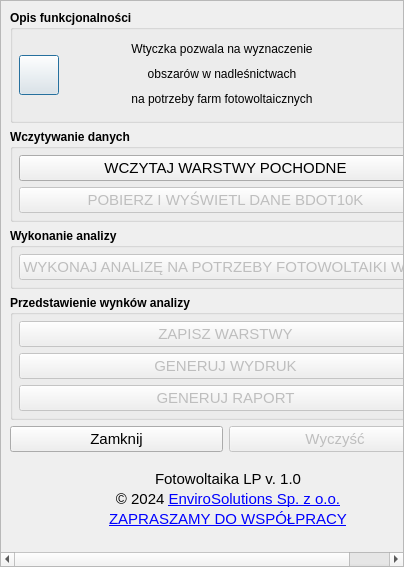
<?xml version="1.0" encoding="UTF-8"?>
<ui version="4.0">
 <class>FotowoltaikaDialogBase</class>
 <widget class="QDialog" name="FotowoltaikaDialogBase">
  <property name="enabled">
   <bool>true</bool>
  </property>
  <property name="geometry">
   <rect>
    <x>0</x>
    <y>0</y>
    <width>404</width>
    <height>567</height>
   </rect>
  </property>
  <property name="windowTitle">
   <string>Fotowoltaika LP</string>
  </property>
  <property name="windowIcon">
   <iconset>
    <normaloff>:/plugins/photovoltaics_LP/icons/fotowoltaika.png</normaloff>:/plugins/photovoltaics_LP/icons/fotowoltaika.png</iconset>
  </property>
  <layout class="QGridLayout" name="gridLayout_3">
   <property name="leftMargin">
    <number>0</number>
   </property>
   <property name="topMargin">
    <number>0</number>
   </property>
   <property name="rightMargin">
    <number>0</number>
   </property>
   <property name="bottomMargin">
    <number>0</number>
   </property>
   <item row="0" column="0">
    <widget class="QScrollArea" name="scrollArea">
     <property name="widgetResizable">
      <bool>true</bool>
     </property>
     <widget class="QWidget" name="scrollAreaWidgetContents">
      <property name="geometry">
       <rect>
        <x>0</x>
        <y>0</y>
        <width>402</width>
        <height>565</height>
       </rect>
      </property>
      <layout class="QVBoxLayout" name="verticalLayout_5">
       <item>
        <widget class="QGroupBox" name="functionalDescriptionGB">
         <property name="font">
          <font>
           <weight>75</weight>
           <bold>true</bold>
          </font>
         </property>
         <property name="title">
          <string>Opis funkcjonalności </string>
         </property>
         <layout class="QHBoxLayout" name="horizontalLayout">
          <property name="spacing">
           <number>0</number>
          </property>
          <property name="leftMargin">
           <number>6</number>
          </property>
          <property name="topMargin">
           <number>6</number>
          </property>
          <property name="rightMargin">
           <number>6</number>
          </property>
          <property name="bottomMargin">
           <number>6</number>
          </property>
          <item>
           <widget class="QPushButton" name="helpBtn">
            <property name="maximumSize">
             <size>
              <width>40</width>
              <height>40</height>
             </size>
            </property>
            <property name="autoFillBackground">
             <bool>true</bool>
            </property>
            <property name="icon">
             <iconset>
              <normaloff>icons/help.png</normaloff>icons/help.png</iconset>
            </property>
            <property name="iconSize">
             <size>
              <width>35</width>
              <height>35</height>
             </size>
            </property>
           </widget>
          </item>
          <item>
           <layout class="QHBoxLayout" name="horizontalLayout_5">
            <property name="spacing">
             <number>4</number>
            </property>
            <property name="leftMargin">
             <number>2</number>
            </property>
            <property name="topMargin">
             <number>2</number>
            </property>
            <property name="rightMargin">
             <number>4</number>
            </property>
            <property name="bottomMargin">
             <number>5</number>
            </property>
            <item>
             <layout class="QGridLayout" name="gridLayout_9">
              <item row="2" column="0">
               <widget class="QLabel" name="label_61">
                <property name="font">
                 <font>
                  <weight>50</weight>
                  <bold>false</bold>
                 </font>
                </property>
                <property name="text">
                 <string>na potrzeby farm fotowoltaicznych</string>
                </property>
                <property name="alignment">
                 <set>Qt::AlignCenter</set>
                </property>
               </widget>
              </item>
              <item row="1" column="0">
               <widget class="QLabel" name="label_62">
                <property name="font">
                 <font>
                  <weight>50</weight>
                  <bold>false</bold>
                 </font>
                </property>
                <property name="text">
                 <string>obszarów w nadleśnictwach</string>
                </property>
                <property name="alignment">
                 <set>Qt::AlignCenter</set>
                </property>
               </widget>
              </item>
              <item row="0" column="0">
               <widget class="QLabel" name="label_63">
                <property name="font">
                 <font>
                  <weight>50</weight>
                  <bold>false</bold>
                 </font>
                </property>
                <property name="text">
                 <string>Wtyczka pozwala na wyznaczenie</string>
                </property>
                <property name="alignment">
                 <set>Qt::AlignCenter</set>
                </property>
               </widget>
              </item>
             </layout>
            </item>
           </layout>
          </item>
          <item>
           <widget class="QLabel" name="label_6">
            <property name="maximumSize">
             <size>
              <width>45</width>
              <height>45</height>
             </size>
            </property>
            <property name="text">
             <string/>
            </property>
            <property name="pixmap">
             <pixmap>icons/fotowoltaika.png</pixmap>
            </property>
            <property name="scaledContents">
             <bool>true</bool>
            </property>
            <property name="margin">
             <number>2</number>
            </property>
           </widget>
          </item>
         </layout>
        </widget>
       </item>
       <item>
        <widget class="QGroupBox" name="selectionLayersGB">
         <property name="sizePolicy">
          <sizepolicy hsizetype="Preferred" vsizetype="Maximum">
           <horstretch>0</horstretch>
           <verstretch>0</verstretch>
          </sizepolicy>
         </property>
         <property name="font">
          <font>
           <weight>75</weight>
           <bold>true</bold>
          </font>
         </property>
         <property name="title">
          <string>Wczytywanie danych</string>
         </property>
         <layout class="QVBoxLayout" name="verticalLayout">
          <property name="leftMargin">
           <number>6</number>
          </property>
          <property name="topMargin">
           <number>6</number>
          </property>
          <property name="rightMargin">
           <number>6</number>
          </property>
          <property name="bottomMargin">
           <number>6</number>
          </property>
          <item>
           <widget class="QPushButton" name="pobierzWarstwyPochodneBtn">
            <property name="font">
             <font>
              <pointsize>11</pointsize>
              <weight>50</weight>
              <bold>false</bold>
             </font>
            </property>
            <property name="text">
             <string>WCZYTAJ WARSTWY POCHODNE</string>
            </property>
           </widget>
          </item>
          <item>
           <widget class="QPushButton" name="wczytajBdot10kBtn">
            <property name="enabled">
             <bool>false</bool>
            </property>
            <property name="font">
             <font>
              <pointsize>11</pointsize>
              <weight>50</weight>
              <bold>false</bold>
             </font>
            </property>
            <property name="text">
             <string>POBIERZ I WYŚWIETL DANE BDOT10K</string>
            </property>
           </widget>
          </item>
         </layout>
        </widget>
       </item>
       <item>
        <widget class="QGroupBox" name="assigningFieldsGB">
         <property name="enabled">
          <bool>true</bool>
         </property>
         <property name="sizePolicy">
          <sizepolicy hsizetype="Preferred" vsizetype="Maximum">
           <horstretch>0</horstretch>
           <verstretch>0</verstretch>
          </sizepolicy>
         </property>
         <property name="font">
          <font>
           <weight>75</weight>
           <bold>true</bold>
          </font>
         </property>
         <property name="title">
          <string>Wykonanie analizy</string>
         </property>
         <layout class="QVBoxLayout" name="verticalLayout_3">
          <property name="leftMargin">
           <number>6</number>
          </property>
          <property name="topMargin">
           <number>6</number>
          </property>
          <property name="rightMargin">
           <number>6</number>
          </property>
          <property name="bottomMargin">
           <number>6</number>
          </property>
          <item>
           <widget class="QPushButton" name="analizaBtn">
            <property name="enabled">
             <bool>false</bool>
            </property>
            <property name="font">
             <font>
              <pointsize>11</pointsize>
              <weight>50</weight>
              <bold>false</bold>
             </font>
            </property>
            <property name="text">
             <string>WYKONAJ ANALIZĘ NA POTRZEBY FOTOWOLTAIKI W LP</string>
            </property>
           </widget>
          </item>
         </layout>
        </widget>
       </item>
       <item>
        <widget class="QGroupBox" name="assigningFieldsGB_2">
         <property name="enabled">
          <bool>true</bool>
         </property>
         <property name="font">
          <font>
           <weight>75</weight>
           <bold>true</bold>
          </font>
         </property>
         <property name="title">
          <string>Przedstawienie wynków analizy</string>
         </property>
         <property name="flat">
          <bool>false</bool>
         </property>
         <layout class="QVBoxLayout" name="verticalLayout_4">
          <property name="leftMargin">
           <number>6</number>
          </property>
          <property name="topMargin">
           <number>6</number>
          </property>
          <property name="rightMargin">
           <number>6</number>
          </property>
          <property name="bottomMargin">
           <number>6</number>
          </property>
          <item>
           <widget class="QPushButton" name="zapisBtn">
            <property name="enabled">
             <bool>false</bool>
            </property>
            <property name="font">
             <font>
              <pointsize>11</pointsize>
              <weight>50</weight>
              <bold>false</bold>
             </font>
            </property>
            <property name="text">
             <string>ZAPISZ WARSTWY</string>
            </property>
           </widget>
          </item>
          <item>
           <widget class="QPushButton" name="wydrukBtn">
            <property name="enabled">
             <bool>false</bool>
            </property>
            <property name="font">
             <font>
              <pointsize>11</pointsize>
              <weight>50</weight>
              <bold>false</bold>
             </font>
            </property>
            <property name="text">
             <string>GENERUJ WYDRUK</string>
            </property>
           </widget>
          </item>
          <item>
           <widget class="QPushButton" name="raportBtn">
            <property name="enabled">
             <bool>false</bool>
            </property>
            <property name="font">
             <font>
              <pointsize>11</pointsize>
              <weight>50</weight>
              <bold>false</bold>
             </font>
            </property>
            <property name="text">
             <string>GENERUJ RAPORT</string>
            </property>
           </widget>
          </item>
         </layout>
        </widget>
       </item>
       <item>
        <layout class="QHBoxLayout" name="horizontalLayout_7">
         <property name="sizeConstraint">
          <enum>QLayout::SetDefaultConstraint</enum>
         </property>
         <item>
          <widget class="QPushButton" name="zamknijBtn">
           <property name="enabled">
            <bool>true</bool>
           </property>
           <property name="font">
            <font>
             <pointsize>11</pointsize>
            </font>
           </property>
           <property name="text">
            <string>Zamknij</string>
           </property>
          </widget>
         </item>
         <item>
          <widget class="QPushButton" name="resetujBtn">
           <property name="enabled">
            <bool>false</bool>
           </property>
           <property name="font">
            <font>
             <pointsize>11</pointsize>
            </font>
           </property>
           <property name="text">
            <string>Wyczyść</string>
           </property>
          </widget>
         </item>
        </layout>
       </item>
       <item>
        <layout class="QHBoxLayout" name="horizontalLayout_8">
         <property name="spacing">
          <number>3</number>
         </property>
         <property name="sizeConstraint">
          <enum>QLayout::SetDefaultConstraint</enum>
         </property>
         <property name="leftMargin">
          <number>0</number>
         </property>
         <property name="topMargin">
          <number>2</number>
         </property>
         <property name="rightMargin">
          <number>5</number>
         </property>
         <property name="bottomMargin">
          <number>5</number>
         </property>
         <item>
          <layout class="QGridLayout" name="gridLayout_7" columnstretch="0">
           <property name="leftMargin">
            <number>20</number>
           </property>
           <item row="0" column="0">
            <widget class="QLabel" name="label_60">
             <property name="maximumSize">
              <size>
               <width>60</width>
               <height>60</height>
              </size>
             </property>
             <property name="text">
              <string/>
             </property>
             <property name="pixmap">
              <pixmap>icons/lasy_panstwowe_logo.png</pixmap>
             </property>
             <property name="scaledContents">
              <bool>true</bool>
             </property>
            </widget>
           </item>
          </layout>
         </item>
         <item>
          <layout class="QGridLayout" name="gridLayout_6">
           <property name="spacing">
            <number>2</number>
           </property>
           <item row="0" column="0">
            <layout class="QGridLayout" name="gridLayout_5">
             <property name="topMargin">
              <number>10</number>
             </property>
             <property name="bottomMargin">
              <number>10</number>
             </property>
             <item row="0" column="0">
              <layout class="QGridLayout" name="gridLayout_8">
               <item row="0" column="0">
                <widget class="QLabel" name="lbl_pluginVersion">
                 <property name="font">
                  <font>
                   <pointsize>11</pointsize>
                  </font>
                 </property>
                 <property name="text">
                  <string>Fotowoltaika LP v. 1.0</string>
                 </property>
                 <property name="alignment">
                  <set>Qt::AlignCenter</set>
                 </property>
                </widget>
               </item>
               <item row="1" column="0">
                <widget class="QLabel" name="lbl_copyrights">
                 <property name="font">
                  <font>
                   <pointsize>11</pointsize>
                  </font>
                 </property>
                 <property name="text">
                  <string>&lt;html&gt;&lt;head/&gt;&lt;body&gt;&lt;p&gt;© 2024 &lt;a href=&quot;http://www.envirosolutions.pl/&quot;&gt;&lt;span style=&quot; text-decoration: underline; color:#0000ff;&quot;&gt;EnviroSolutions Sp. z o.o.&lt;/span&gt;&lt;/a&gt;&lt;/p&gt;&lt;/body&gt;&lt;/html&gt;</string>
                 </property>
                 <property name="textFormat">
                  <enum>Qt::RichText</enum>
                 </property>
                 <property name="alignment">
                  <set>Qt::AlignCenter</set>
                 </property>
                 <property name="openExternalLinks">
                  <bool>true</bool>
                 </property>
                 <property name="textInteractionFlags">
                  <set>Qt::TextBrowserInteraction</set>
                 </property>
                </widget>
               </item>
              </layout>
             </item>
             <item row="1" column="0">
              <widget class="QLabel" name="lbl_email">
               <property name="font">
                <font>
                 <pointsize>11</pointsize>
                </font>
               </property>
               <property name="text">
                <string>&lt;html&gt;&lt;head/&gt;&lt;body&gt;&lt;p&gt;&lt;a href=&quot;https://www.envirosolutions.pl/Narzedzia-Automatyzacji-QGIS.pdf&quot;&gt;&lt;span style=&quot; text-decoration: underline; color:#0000ff;&quot;&gt;ZAPRASZAMY DO WSPÓŁPRACY&lt;/span&gt;&lt;/a&gt;&lt;/p&gt;&lt;/body&gt;&lt;/html&gt;</string>
               </property>
               <property name="textFormat">
                <enum>Qt::RichText</enum>
               </property>
               <property name="alignment">
                <set>Qt::AlignCenter</set>
               </property>
               <property name="openExternalLinks">
                <bool>true</bool>
               </property>
               <property name="textInteractionFlags">
                <set>Qt::TextBrowserInteraction</set>
               </property>
              </widget>
             </item>
            </layout>
           </item>
          </layout>
         </item>
         <item>
          <layout class="QGridLayout" name="gridLayout">
           <property name="rightMargin">
            <number>10</number>
           </property>
           <item row="0" column="0">
            <widget class="QLabel" name="label_7">
             <property name="sizePolicy">
              <sizepolicy hsizetype="Maximum" vsizetype="Minimum">
               <horstretch>0</horstretch>
               <verstretch>0</verstretch>
              </sizepolicy>
             </property>
             <property name="maximumSize">
              <size>
               <width>60</width>
               <height>60</height>
              </size>
             </property>
             <property name="font">
              <font>
               <pointsize>11</pointsize>
              </font>
             </property>
             <property name="mouseTracking">
              <bool>true</bool>
             </property>
             <property name="text">
              <string/>
             </property>
             <property name="pixmap">
              <pixmap>icons/logo.svg</pixmap>
             </property>
             <property name="scaledContents">
              <bool>true</bool>
             </property>
             <property name="margin">
              <number>0</number>
             </property>
            </widget>
           </item>
          </layout>
         </item>
        </layout>
       </item>
      </layout>
     </widget>
    </widget>
   </item>
  </layout>
 </widget>
 <resources/>
 <connections/>
</ui>
